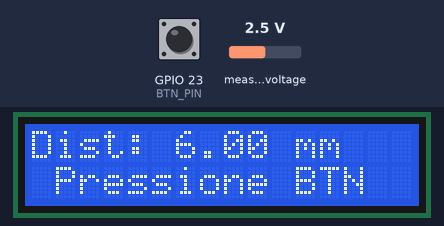
This sketch was run on a simulated ESP32. Parts: 16×2 character LCD. The inputs (shaded band) are chosen by the test bench; at power-on: GPIO 23 (BTN_PIN) HIGH, measured voltage 2.5 V. What the sketch prints to the serial monitor is not drawn.

Above: at 2.7 s.
2.8 s: GPIO 23 (BTN_PIN) pulled LOW for 0.15 s
At 7.5 s:
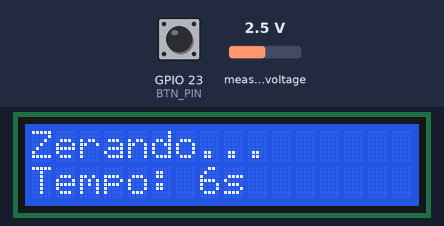
At 13.8 s:
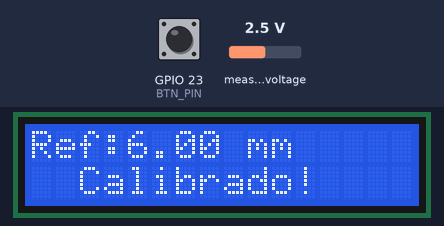
Timing chart, 0 to 15.3 s (numbered marks = the images above; inputs shaded):
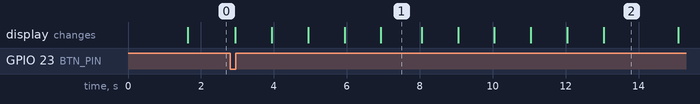

The sketch:

motor_alignment.ino
```cpp
/*
 * Motor Cap Alignment — Sensor Indutivo com ESP32
 *
 * Sensor:  METALTEX I18-8-ANV (0–10V, range 8mm)
 * ADC:     ADS1115 via I2C — após divisor 3:1 (10V → 3.33V)
 * Display: LCD 1602 I2C (PCF8574, endereço 0x27)
 * Botão:   Botão discreto → GPIO 32 (INPUT_PULLUP, ativo em LOW)
 * MCU:     ESP32 NodeMCU-32 (30 pinos, 3.3V)
 *
 * ── Mapeamento de pinos ────────────────────────────────────────────────────
 *  I2C SDA     → GPIO 21  (ADS1115 + LCD I2C — barramento compartilhado)
 *  I2C SCL     → GPIO 22  (ADS1115 + LCD I2C — barramento compartilhado)
 *  Botão       → GPIO 32  (INPUT_PULLUP — botão liga GPIO ao GND)
 *
 * Libraries: Adafruit ADS1X15 | LiquidCrystal_I2C (Frank de Brabander)
 */

#include <Wire.h>
#include <Adafruit_ADS1X15.h>
#include <LiquidCrystal_I2C.h>

// ── Configuração LCD I2C ───────────────────────────────────────────────────
#define LCD_I2C_ADDR  0x27  // endereço típico PCF8574 (tente 0x3F se não funcionar)
#define LCD_COLS      16
#define LCD_ROWS      2

// ── Pino do botão discreto ────────────────────────────────────────────────
#define BTN_PIN  23   // GPIO23 — INPUT_PULLUP, pressão liga ao GND

// ── Constantes de conversão do sensor ────────────────────────────────────
constexpr float ADS_LSB_MV      = 0.1875f;  // GAIN_TWOTHIRDS: 1 LSB = 0.1875 mV
constexpr float DIVIDER_RATIO   = 3.0f;      // R1=10kΩ, R2=5kΩ → 10V → 3.33V
constexpr float SENSOR_RANGE_MM = 8.0f;      // range nominal I18-8-ANV
constexpr float SENSOR_MAX_V    = 10.0f;     // tensão de fundo de escala

// ── Parâmetros de operação ────────────────────────────────────────────────
constexpr unsigned long CAL_DURATION_MS = 10000UL;  // 10 s
constexpr float         TOLERANCE_MM   = 1.0f;      // ±1 mm OK/NOK
constexpr unsigned long DEBOUNCE_MS    = 60UL;
constexpr unsigned long DISPLAY_MS     = 150UL;

// ── Objetos ───────────────────────────────────────────────────────────────
Adafruit_ADS1115  ads;
LiquidCrystal_I2C lcd(LCD_I2C_ADDR, LCD_COLS, LCD_ROWS);

// ── Estado global ─────────────────────────────────────────────────────────
float         referenceMM  = 0.0f;
bool          isCalibrated = false;
unsigned long lastDisplay  = 0;

// ─────────────────────────────────────────────────────────────────────────
float readDistanceMM() {
    int16_t raw        = ads.readADC_SingleEnded(0);
    float   voltADS    = (raw * ADS_LSB_MV) / 1000.0f;
    float   voltSensor = voltADS * DIVIDER_RATIO;
    return constrain((voltSensor / SENSOR_MAX_V) * SENSOR_RANGE_MM, 0.0f, SENSOR_RANGE_MM);
}

bool buttonPressed() {
    return digitalRead(BTN_PIN) == LOW;  // INPUT_PULLUP: LOW = pressionado
}

// ─────────────────────────────────────────────────────────────────────────
void runCalibration() {
    lcd.clear();
    lcd.setCursor(0, 0);
    lcd.print("Zerando...      ");

    double sum   = 0;
    int    count = 0;
    unsigned long start = millis();

    while (millis() - start < CAL_DURATION_MS) {
        sum += readDistanceMM();
        count++;

        int secsLeft = (int)((CAL_DURATION_MS - (millis() - start)) / 1000) + 1;
        lcd.setCursor(0, 1);
        lcd.print("Tempo: ");
        lcd.print(secsLeft);
        lcd.print("s        ");

        delay(100);
    }

    referenceMM  = (float)(sum / count);
    isCalibrated = true;

    lcd.clear();
    lcd.setCursor(0, 0);
    lcd.print("Ref:");
    lcd.print(referenceMM, 2);
    lcd.print(" mm     ");
    lcd.setCursor(0, 1);
    lcd.print("  Calibrado!    ");
    delay(2000);
}

// ─────────────────────────────────────────────────────────────────────────
void setup() {
    Serial.begin(115200);

    pinMode(BTN_PIN, INPUT_PULLUP);

    Wire.begin();
    ads.setGain(GAIN_TWOTHIRDS);  // ±6.144V
    if (!ads.begin()) {
        Serial.println("ADS1115 nao encontrado!");
    }

    lcd.init();
    lcd.backlight();
    lcd.setCursor(0, 0);
    lcd.print(" Motor Alignment");
    lcd.setCursor(0, 1);
    lcd.print(" Pressione BTN  ");
    delay(1500);
    lcd.clear();
}

// ─────────────────────────────────────────────────────────────────────────
void loop() {
    // Detecta botão com debounce
    static bool lastBtn = false;
    bool curBtn = buttonPressed();
    if (!lastBtn && curBtn) {
        delay(DEBOUNCE_MS);
        if (buttonPressed()) {
            runCalibration();
        }
    }
    lastBtn = curBtn;

    // Atualiza display
    if (millis() - lastDisplay >= DISPLAY_MS) {
        lastDisplay = millis();

        float dist = readDistanceMM();
        char  buf[17];

        lcd.setCursor(0, 0);
        snprintf(buf, sizeof(buf), "Dist:%5.2f mm   ", dist);
        lcd.print(buf);

        lcd.setCursor(0, 1);
        if (!isCalibrated) {
            lcd.print(" Pressione BTN  ");
        } else {
            float delta = dist - referenceMM;
            if (fabsf(delta) <= TOLERANCE_MM) {
                snprintf(buf, sizeof(buf), "d=%+.2fmm  OK  ", delta);
            } else {
                snprintf(buf, sizeof(buf), "d=%+.2fmm NOK  ", delta);
            }
            lcd.print(buf);
        }

        Serial.printf("dist=%.3f mm | ref=%.3f mm | cal=%d\n",
                      dist, referenceMM, isCalibrated);
    }
}
```

Measured:
- after the input at 2.8 s, the display: first changes after 0.14 s (image 1 shows a later state)
- what the display in image 1 shows lasts 1.2 s, from 6.9 s to 8.1 s
